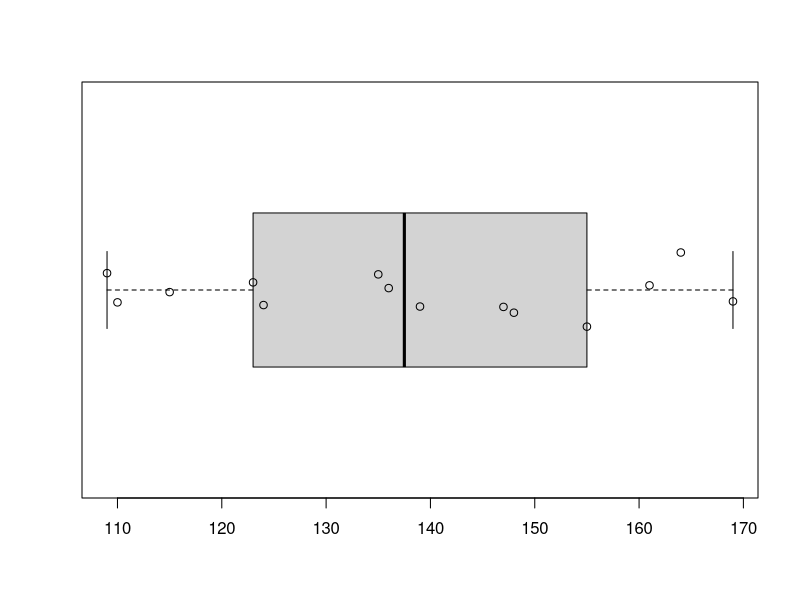

The R script that drew this image:
## ---- chunk 1
bacteria_count <- c(161, 136, 109, 124, 164, 123, 147, 135, 139, 169, 148, 115, 155, 110)
## ---- chunk 2

## ---- chunk 3

## ---- chunk 4

## ---- chunk 5

## ---- chunk 6

## ---- chunk 7
# plot(bacteria_count)
## ---- chunk 8

## ---- chunk 9
rbind(
  bacteria_count, 
  order(bacteria_count),
  rank(bacteria_count),
  bacteria_count[order(bacteria_count)]
  
)

bacteria_count[order(bacteria_count) == 1]
bacteria_count[rank(bacteria_count) == 1]


## ---- chunk 10

## ---- chunk 11

## ---- chunk 12

## ---- chunk 13
quantile(bacteria_count, .3)
## ---- chunk 14

## ---- chunk 15

## ---- chunk 16

## ---- chunk 17

## ---- chunk 18
paste("The mean of my data is", round(mean(bacteria_count), 1))
## ---- chunk 19

## ---- chunk 20

## ---- chunk 21

## ---- chunk 22

## ---- chunk 23

## ---- chunk 24

## ---- chunk 25

## ---- chunk 26

## ---- chunk 27
january <- c(5, 6, 7, 8, 9, 10, 11, 12, 13, 14, 5, 6, 7, 8, 9, 10, 11, 12, 13, 14, 5, 6, 7, 8, 9, 10, 11, 12, 13, 14)
february <- c(15, 16, 17, 18, 19, 20, 21, 22, 23, 24, 15, 16, 17, 18, 19, 20, 21, 22, 23, 24, 15, 16, 17, 18, 19, 20, 21, 22, 23, 24)
march <- c(25, 26, 27, 28, 29, 30, 31, 32, 33, 34, 25, 26, 27, 28, 29, 30, 31, 32, 33, 34, 25, 26, 27, 28, 29, 30, 31, 32, 33, 34)
april <- c(20, 21, 22, 23, 24, 25, 26, 27, 28, 29, 20, 21, 22, 23, 24, 25, 26, 27, 28, 29, 20, 21, 22, 23, 24, 25, 26, 27, 28, 29)
may <- c(35, 36, 37, 38, 39, 40, 41, 42, 43, 44, 35, 36, 37, 38, 39, 40, 41, 42, 43, 44, 35, 36, 37, 38, 39, 40, 41, 42, 43, 44)
## ---- chunk 28
boxplot(bacteria_count, horizontal = T)
points(bacteria_count, jitter(rep(1, length(bacteria_count)), 5), )
